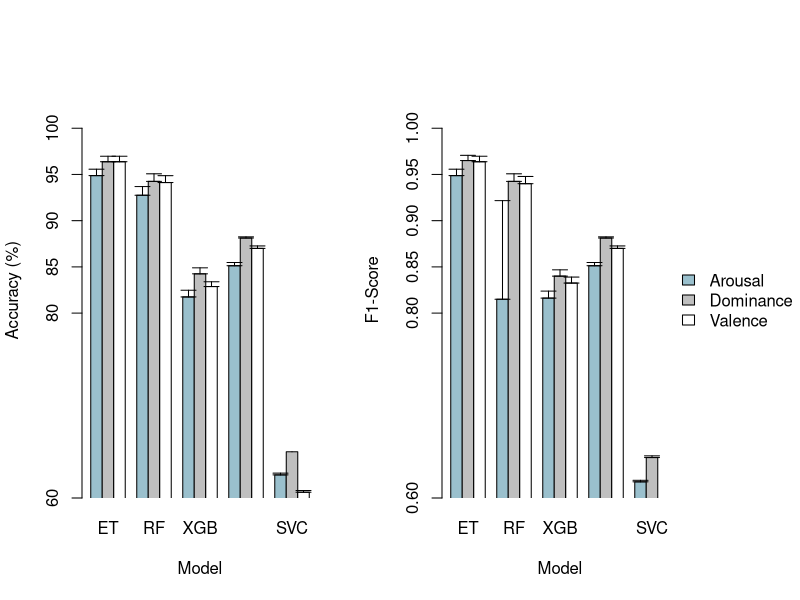

R code for this plot:
df_all <- read.csv('nhlabsmodelvalidations.csv')
df_all <- head(df_all, 16)

barplot_create <- function(o, name){
     df <- df_all[-1,c(1, 2, seq(8)*3 + o)]
     colnames(df) <- c('Model', 'VAD', 'Val-0', 'Val-1', 'Val-2', 'Val-3', 'Val-4', 'Val-5', 'Val-6', 'Val-7')
     
     m <- matrix(data=NA, nrow=15, ncol = 3)
     for (model_i in 1:length(unique(df$Model))){
          model <- unique(df$Model)[model_i]
          for (vad_i in 1:length(unique(df$VAD))){
               vad <- unique(df$VAD)[vad_i]
               
               x <- df[(df$Model == model) & (df$VAD == vad), -c(1, 2)]
               x <- as.numeric(x)
               
               m[(model_i - 1)*3 + vad_i, ] <- c(vad, mean(x), sd(x))}}
     
     models <- unique(df$Model)
     df <- data.frame(m)
     colnames(df) <- c('VAD', 'Acc', 'SD')
     df$SD <- as.numeric(df$SD)
     df$Acc <- as.numeric(df$Acc)
     
     # map_values <- function(x){
     #      if (x == 'random forest'){return('RF')}
     #      else if (x == 'extra trees'){return('ET')}
     #      else if (x == 'svc'){return('SVC')}
     #      else if (x == 'knn'){return('kNN')}
     #      else {return('XGB')}}
     
     map_values <- function(x){
          if (x == 'random forest'){return('B')}
          else if (x == 'extra trees'){return('A')}
          else if (x == 'svc'){return('E')}
          else if (x == 'knn'){return('D')}
          else {return('C')}}
     
     d <- c()
     for (model in models){d <- c(d, rep(map_values(model), 3))}
     
     df['Model'] <- d
     df['SE'] <- df$SD / sqrt(8)
     df['ulim'] <- df$Acc + df$SE
     df['llim'] <- df$Acc
     df['err'] <- ifelse(df$VAD == 'Arousal', -0.225, ifelse(df$VAD == 'Dominance', 0, 0.225))
     
     ajuste <- ifelse(o == 0, 100, 1)
     
     # # # Base approach
     library(tidyverse)
     
     m_acc <- df[,c('VAD', 'Acc', 'Model')] %>% spread(Model, Acc)
     row.names(m_acc) <- m_acc$VAD
     m_acc <- as.matrix(m_acc[,-1]) * ajuste
     
     m_sd <- df[,c('VAD', 'SE', 'Model')] %>% spread(Model, SE)
     row.names(m_sd) <- m_sd$VAD
     m_sd <- as.matrix(m_sd[,-1]) * ajuste
     
     cols <- c('gray0', 'gray50', 'gray100')
     cols <- c('lightblue3', 'gray75', 'gray100')
     
     # cols <- c('black', 'grey', 'blue')
     # cols <- c('black', 'lightblue', 'lightcoral')
     # cols <- c('darkgoldenrod2', 'dodgerblue2', 'firebrick2')
     
     bp <- barplot(m_acc, beside = TRUE, ylim = c(0.6, 1.05) * ajuste, xpd = FALSE, axes = FALSE,
                   col = cols, ylab = name, xlab = 'Model', names.arg = c('ET', 'RF', 'XGB', 'kNN', 'SVC'))
     axis(2, at = c(0.6, 0.8, 0.85, 0.9, 0.95, 1) * ajuste)
     
     arrows(bp, m_acc + 0.000001, bp, m_acc + m_sd, code = 3, angle = 90, length = 0.075, lwd = 1)
     # legend('topright', legend = c('Arousal', 'Dominance', 'Valence'), fill = cols, bty = 'n')
     #dev.off()

}

pdf('FN_Model_Perf.pdf', height = 4, width = 10)

# par(mfrow = c(1, 2), oma = c(4, 1, 1, 1), mar = c(0, 0, 0, 0))
par(mfrow = c(1, 2), oma = c(0, 0, 0, 4))
barplot_create(0, 'Accuracy (%)')
# barplot_create(1, 'Balanced Accuracy (%)')
barplot_create(2, 'F1-Score')

par(new = TRUE, fig = c(0, 1, 0, 1), oma = c(0, 0, 0, 0), mar = c(0, 0, 0, 0))
# plot(0, 0, type = 'l', bty = 'n', yaxt = 'n', xaxt = 'n')
plot.new()

legend('right', legend = c('Arousal', 'Dominance', 'Valence'), fill = c('lightblue3', 'gray75', 'gray100'), bty = 'n')
# legend('right',legend = c("Measured Force", "Predicted Force"), lwd = 2, xpd = TRUE, horiz = TRUE, lty = c(1, 2),  bty = 'n')

dev.off()

# # # Lattice approach
# library(lattice)
# 
# barchart(Acc ~ Model, df, groups = VAD, ylim = c(0.6, 1),
#          auto.key = list(space = "top", rectangles = TRUE, points = FALSE,
#                          title='VAD', cex.title= 1, columns=3),
#          ylab = 'Accuracy (%)', xlab = 'Model',
#          scales = list(y = list(at =c(0.6, 0.8, 0.85, 0.9, 0.95, 1))),
#          panel=function(x,y,..., subscripts)
#          {panel.barchart(x, y, subscripts = subscripts, ...)
#               ll = df$llim[subscripts]
#               ul = df$ulim[subscripts]
#               
#               # vertical error bars
#               panel.segments(as.numeric(x) + df$err[subscripts], ll,
#                              as.numeric(x) + df$err[subscripts], ul, col=1, lwd=1)
#            
#               # upper horizontal cap
#               panel.segments(as.numeric(x) + df$err[subscripts] - 0.1, ul, 
#                              as.numeric(x) + df$err[subscripts] + 0.1, ul, col=1, lwd=1)})
